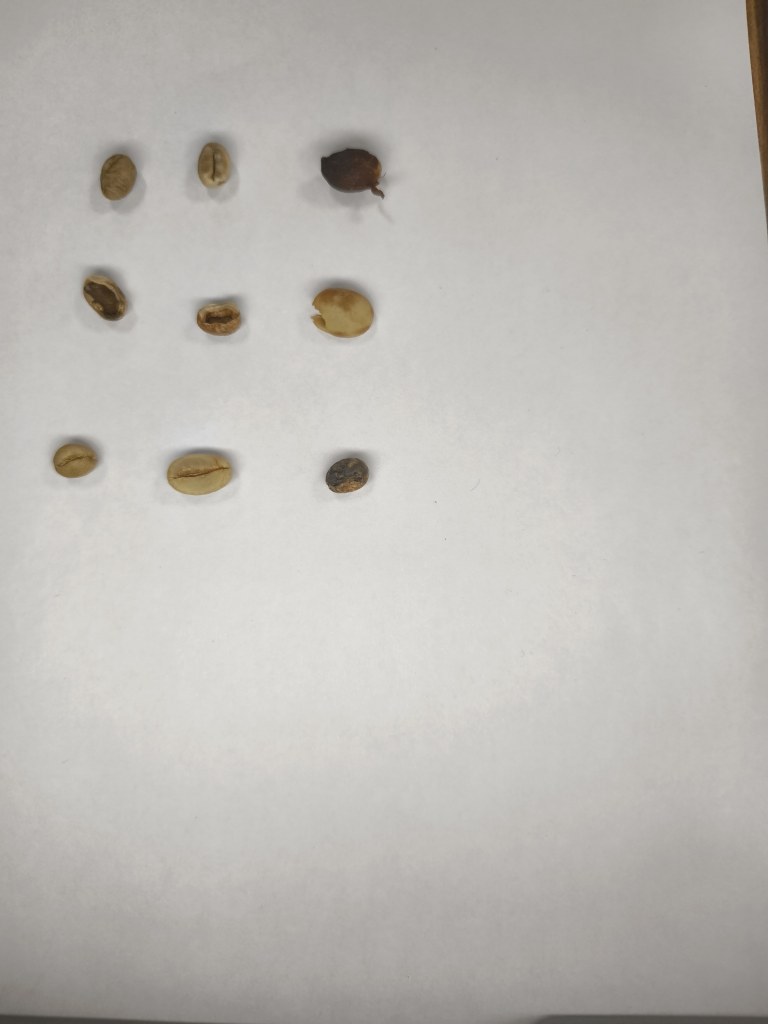
#> input picture track2/day-3/Task/Dataset_Day-3/Images/Mixed_grid1.jpg, 3072 x 4096 px (shown at 1/4 size); its folder holds 5 pictures in this run
$ python prepare_day3_dataset.py
#> lines starting #> are read from the running program, lines starting #| are printed output that depends on the picture; after the words box and inside, x2 and y2 are one past the last pixel; in counts of white or black regions, pixels touching at a corner belong together
#!/usr/bin/env python3
"""
prepare_day3_dataset.py — สร้างชุดข้อมูล Day 3 Multi-Class Instance Segmentation
สำหรับ Fine-Tune ต่อจาก weights/best.pt ของ Day 2 บน Google Colab

จุดเด่นทางวิศวกรรม (แก้ปัญหาจาก Zero-Shot Baseline 58.06% -> 95%+):
  1. แบ่ง Train/Val ตามภาพแบบ Stratified (ตามสไลด์ Day 3 หน้า 4: ห้ามแบ่งตามเม็ด):
     - Val Holdout (3 ภาพจริง, 23 เม็ด ครบทุก 7 คลาส): Mixed_grid1, Mixed_square2, Mixed_triangle1
       + กองคละคลาสจำลอง 12 ภาพที่สร้างจาก "23 เม็ดของ Val เท่านั้น" (Zero Leakage 100%)
     - Train (13 ภาพจริง, 101 เม็ด) + Day 1/2 Replay (21 ภาพ, 175 เม็ดที่บีบขอบให้คมเท่า Human Label)
  2. แก้ปัญหา Border False Positives (ขอบโต๊ะไม้บน/ล่างแบบ Mixed_triangle3):
     - ใส่ทั้งภาพ Active-Pile ROI (960x960) และภาพ Full-Frame (720x960) ที่มีขอบโต๊ะจริงในชุดเทรน
     - สกัดพื้นผิวโต๊ะไม้จริงจากแถบขอบบนของภาพ Day 3 มาทำพื้นหลังกองเมล็ดด้วย
  3. เสริม Hard Confusing-Pair Piles (good/immature/parchment, broken/shell/good, husk/black)
     และใช้ Inner-Only Alpha Blending (ไร้ขอบขาว Halo) เพื่อดัน Class Accuracy และ Mask IoU
  4. แพ็ก datasets_day3_colab.zip (รวม pretrained/day2_best.pt ไว้ข้างใน) พร้อมอัปโหลดขึ้น Colab ไฟล์เดียวจบ
"""

from __future__ import annotations

import argparse
import json
import math
import random
import shutil
import zipfile
from collections import Counter, defaultdict
from pathlib import Path
from typing import Any, Dict, List, Tuple

import cv2
import numpy as np
from PIL import Image, ImageOps

SCRIPT_DIR = Path(__file__).resolve().parent
TASK_DIR = SCRIPT_DIR.parent
DAY3_DIR = TASK_DIR.parent
TRACK2_DIR = DAY3_DIR.parent

DAY3_DS_DIR = TASK_DIR / "Dataset_Day-3"
DAY2_REAL_GT_DIR = TRACK2_DIR / "day-2" / "team_01_day2" / "task" / "datasets_seg" / "ground_truth_day2_format" / "real_21_full"
DAY2_BEST_PT = TRACK2_DIR / "day-2" / "team_01_day2" / "weights" / "best.pt"
DAY3_V1_BEST_PT = DAY3_DIR / "team_01_day3" / "weights" / "best.pt"

OUT_DS_DIR = SCRIPT_DIR / "datasets_seg_day3"
QUALITY_DIR = SCRIPT_DIR / "quality_inspection"
COLAB_ZIP_HOLDOUT = SCRIPT_DIR / "datasets_day3_colab.zip"
COLAB_ZIP_FULL = SCRIPT_DIR / "datasets_day3_final_colab.zip"
COLAB_ZIP_V2 = SCRIPT_DIR / "datasets_day3_v2_hardened_colab.zip"

CLASSES: List[str] = ["good", "shell", "black", "husk", "broken", "parchment", "immature"]
CLASS_TO_IDX: Dict[str, int] = {c: i for i, c in enumerate(CLASSES)}
CLASS_COLORS_BGR: Dict[str, Tuple[int, int, int]] = {
    "good": (235, 95, 45),
    "shell": (200, 210, 50),
    "black": (190, 180, 175),
    "husk": (50, 70, 230),
    "broken": (40, 195, 60),
    "parchment": (40, 210, 245),
    "immature": (220, 80, 210),
}

# Stratified 3-Image Holdout Val Set (1 Grid + 1 Square + 1 Triangle = 23 beans, >=2 per class for all 7 classes)
VAL_IMAGE_NAMES = {"Mixed_grid1.jpg", "Mixed_square2.jpg", "Mixed_triangle1.jpg"}


def load_exif_bgr(path: Path) -> np.ndarray:
    with Image.open(path) as im:
        im = ImageOps.exif_transpose(im)
        return cv2.cvtColor(np.array(im.convert("RGB"), dtype=np.uint8), cv2.COLOR_RGB2BGR)


def objects_to_yolo_seg_lines(objects: List[Dict[str, Any]], img_w: int, img_h: int) -> List[str]:
    lines: List[str] = []
    for obj in objects:
        cls_idx = CLASS_TO_IDX[obj["class"]]
        poly = obj["polygon"]
        step = max(1, len(poly) // 90)
        sampled = poly[::step]
        if len(sampled) < 3:
            sampled = poly
        coords = " ".join(
            f"{min(1.0, max(0.0, pt[0] / float(img_w))):.6f} {min(1.0, max(0.0, pt[1] / float(img_h))):.6f}"
            for pt in sampled
        )
        lines.append(f"{cls_idx} {coords}")
    return lines


def compute_active_roi_from_objects(
    objects: List[Dict[str, Any]],
    orig_w: int,
    orig_h: int,
    margin_ratio: float = 0.18,
) -> Tuple[int, int, int, int]:
    pts = [pt for o in objects for pt in o["polygon"]]
    xs = [p[0] for p in pts]
    ys = [p[1] for p in pts]
    x1, x2 = min(xs), max(xs)
    y1, y2 = min(ys), max(ys)
    span = max(x2 - x1, y2 - y1, 500)
    side = min(orig_w, orig_h, int(round(span * (1.0 + 2.0 * margin_ratio))))
    cx, cy = (x1 + x2) // 2, (y1 + y2) // 2
    rx1 = max(0, min(orig_w - side, cx - side // 2))
    ry1 = max(0, min(orig_h - side, cy - side // 2))
    return (rx1, ry1, rx1 + side, ry1 + side)


def extract_beans_from_image(
    img_bgr: np.ndarray,
    objects: List[Dict[str, Any]],
    erode_px: int = 0,
    source_tag: str = "d3",
) -> Tuple[np.ndarray, List[Dict[str, Any]]]:
    """สร้าง uint16 seg_mask และสกัดเมล็ดเดี่ยวเข้าคลัง (รองรับการบีบขอบ erode_px สำหรับ Day 1/2 Replay)"""
    h, w = img_bgr.shape[:2]
    seg_mask = np.zeros((h, w), dtype=np.uint16)
    extracted: List[Dict[str, Any]] = []

    kern = cv2.getStructuringElement(cv2.MORPH_ELLIPSE, (2 * erode_px + 1, 2 * erode_px + 1)) if erode_px > 0 else None

    for idx, obj in enumerate(objects, start=1):
        pts = np.array(obj["polygon"], dtype=np.int32).reshape((-1, 1, 2))
        bx, by, bw, bh = cv2.boundingRect(pts)
        pad = 6
        x1, y1 = max(0, bx - pad), max(0, by - pad)
        x2, y2 = min(w, bx + bw + pad), min(h, by + bh + pad)
        local_pts = pts.copy()
        local_pts[:, 0, 0] -= x1
        local_pts[:, 0, 1] -= y1

        local_mask = np.zeros((y2 - y1, x2 - x1), dtype=np.uint8)
        cv2.drawContours(local_mask, [local_pts], -1, 255, thickness=-1)
        if kern is not None:
            eroded = cv2.erode(local_mask, kern, iterations=1)
            if np.count_nonzero(eroded) > 0.65 * np.count_nonzero(local_mask):
                local_mask = eroded

        cnts, _ = cv2.findContours(local_mask, cv2.RETR_EXTERNAL, cv2.CHAIN_APPROX_NONE)
        if not cnts:
            continue
        best_cnt = max(cnts, key=cv2.contourArea)
        if cv2.contourArea(best_cnt) < 200:
            continue
        clean_local = np.zeros_like(local_mask)
        cv2.drawContours(clean_local, [best_cnt], -1, 255, thickness=-1)
        seg_mask[y1:y2, x1:x2][clean_local > 0] = idx

        # Tight crop around clean_local
        ys, xs = np.where(clean_local > 0)
        cx1, cx2 = max(0, int(xs.min()) - 2), min(clean_local.shape[1], int(xs.max()) + 3)
        cy1, cy2 = max(0, int(ys.min()) - 2), min(clean_local.shape[0], int(ys.max()) + 3)
        extracted.append(
            {
                "class": obj["class"],
                "bgr": img_bgr[y1 + cy1 : y1 + cy2, x1 + cx1 : x1 + cx2].copy(),
                "mask": clean_local[cy1:cy2, cx1:cx2].copy(),
                "source": source_tag,
            }
        )

    return seg_mask, extracted


def crop_and_resize_entry(
    img_bgr: np.ndarray,
    seg_mask_u16: np.ndarray,
    id_to_cls: Dict[int, str],
    crop_box: Tuple[int, int, int, int],
    target_wh: Tuple[int, int],
) -> Tuple[np.ndarray, np.ndarray, List[Dict[str, Any]]]:
    rx1, ry1, rx2, ry2 = crop_box
    tw, th = target_wh
    crop_img = cv2.resize(img_bgr[ry1:ry2, rx1:rx2], (tw, th), interpolation=cv2.INTER_AREA)
    crop_mask = cv2.resize(seg_mask_u16[ry1:ry2, rx1:rx2], (tw, th), interpolation=cv2.INTER_NEAREST)

    clean_mask = np.zeros((th, tw), dtype=np.uint16)
    objs: List[Dict[str, Any]] = []
    fid = 1
    for oid, cls_name in id_to_cls.items():
        sub = (crop_mask == oid).astype(np.uint8) * 255
        if int(np.count_nonzero(sub)) < 40:
            continue
        cnts, _ = cv2.findContours(sub, cv2.RETR_EXTERNAL, cv2.CHAIN_APPROX_NONE)
        if not cnts:
            continue
        best = max(cnts, key=cv2.contourArea)
        if cv2.contourArea(best) < 40 or len(best) < 3:
            continue
        single = np.zeros_like(sub)
        cv2.drawContours(single, [best], -1, 255, thickness=-1)
        clean_mask[single > 0] = fid
        objs.append(
            {
                "id": fid,
                "class": cls_name,
                "polygon": [[int(pt[0][0]), int(pt[0][1])] for pt in best],
            }
        )
        fid += 1

    return crop_img, clean_mask, objs


# [349 lines left out: functions make_real_wood_bg, make_synth_wood_bg, make_paper_bg, transform_bean_clean, apply_v2_domain_effect, make_empty_hard_negative and 1 more, not called in this run]


def render_preview_tile(img_bgr: np.ndarray, seg_mask: np.ndarray, objects: List[Dict[str, Any]], title: str, size: int = 400) -> np.ndarray:
    h, w = img_bgr.shape[:2]
    vis = img_bgr.copy()
    ov = vis.copy()
    for obj in objects:
        col = CLASS_COLORS_BGR.get(obj["class"], (0, 230, 0))
        pts = np.array(obj["polygon"], dtype=np.int32).reshape((-1, 1, 2))
        ov[seg_mask == obj["id"]] = col
        cv2.polylines(vis, [pts], True, (255, 255, 255), 2, cv2.LINE_AA)
    vis = cv2.addWeighted(ov, 0.40, vis, 0.60, 0.0)
    # Pad to square for uniform grid
    side = max(h, w)
    sq = np.full((side, side, 3), 24, dtype=np.uint8)
    sq[(side - h) // 2 : (side - h) // 2 + h, (side - w) // 2 : (side - w) // 2 + w] = vis
    tile = cv2.resize(sq, (size, size), interpolation=cv2.INTER_AREA)
    cv2.rectangle(tile, (0, 0), (size, 34), (20, 20, 24), -1)
    cv2.putText(tile, title, (8, 23), cv2.FONT_HERSHEY_SIMPLEX, 0.52, (0, 240, 255), 1, cv2.LINE_AA)
    return tile


def main() -> None:
    parser = argparse.ArgumentParser(description="Prepare Day 3 Multi-Class Segmentation Dataset")
    parser.add_argument(
        "--mode",
        choices=("full", "holdout", "v2_hardened"),
        default="v2_hardened",
        help="v2_hardened: Full 16 real images + WB/Noise/Hard-Neg/Immature hardening (warm-start from V1); full: V1 full; holdout: 13/3 val split",
    )
    args = parser.parse_args()
    v2_mode = args.mode == "v2_hardened"
    full_mode = args.mode in ("full", "v2_hardened")
    colab_zip_path = COLAB_ZIP_V2 if v2_mode else (COLAB_ZIP_FULL if full_mode else COLAB_ZIP_HOLDOUT)

    rng = random.Random(2026111909 if v2_mode else (2026111902 if full_mode else 20261119))
    val_rng = random.Random(2026111988 if v2_mode else 2026111999)

    if OUT_DS_DIR.exists():
        shutil.rmtree(OUT_DS_DIR)
    for sub in (
        OUT_DS_DIR / "images" / "train",
        OUT_DS_DIR / "images" / "val",
        OUT_DS_DIR / "labels" / "train",
        OUT_DS_DIR / "labels" / "val",
        OUT_DS_DIR / "val_gt_day3_format" / "seg_mask",
        OUT_DS_DIR / "pretrained",
        QUALITY_DIR,
    ):
        sub.mkdir(parents=True, exist_ok=True)

    # คัดลอก Pretrained Weights เข้าไปในแพ็กเพื่อให้ Colab Fine-Tune ต่อได้ทันที (อัปโหลดแค่ไฟล์ zip เดียว)
    if v2_mode and DAY3_V1_BEST_PT.exists():
        shutil.copy2(DAY3_V1_BEST_PT, OUT_DS_DIR / "pretrained" / "day3_v1_best.pt")
        print(f"[PRETRAINED] Bundled Day 3 V1 Final best.pt -> {OUT_DS_DIR / 'pretrained' / 'day3_v1_best.pt'}")
    if DAY2_BEST_PT.exists():
        shutil.copy2(DAY2_BEST_PT, OUT_DS_DIR / "pretrained" / "day2_best.pt")
        print(f"[PRETRAINED] Bundled Day 2 best.pt -> {OUT_DS_DIR / 'pretrained' / 'day2_best.pt'}")
    elif not (v2_mode and DAY3_V1_BEST_PT.exists()):
        print(f"[WARN] Pretrained weights not found at {DAY2_BEST_PT}")

    # 1. โหลดชุดข้อมูลจริง Day 3 (16 ภาพ, 124 เม็ด)
    day3_labels = json.loads((DAY3_DS_DIR / "labels.json").read_text(encoding="utf-8"))
#> (reads track2/day-3/Task/Dataset_Day-3/labels.json from the repository)
    d3_train_bank: Dict[str, List[Dict[str, Any]]] = defaultdict(list)
    d3_val_bank: Dict[str, List[Dict[str, Any]]] = defaultdict(list)
    d3_train_paper: List[np.ndarray] = []
    d3_val_paper: List[np.ndarray] = []
    real_wood_strip: np.ndarray | None = None

    val_gt_entries: List[Dict[str, Any]] = []
    train_count = 0
    val_count = 0
    train_cls_hist = Counter()
    val_cls_hist = Counter()
    preview_real_tiles: List[np.ndarray] = []

    print("=" * 78)
    mode_lbl = "FINAL FULL-DATA (ALL 16 REAL IMAGES -> TRAIN)" if full_mode else "Strict Image-Level Holdout (13 Train / 3 Val)"
    print(f"[1/4] Processing 16 Real Day-3 Multi-Class Images [{mode_lbl}]")
    print("=" * 78)
    for entry in sorted(day3_labels, key=lambda x: x["image_name"]):
        img_name = entry["image_name"]
        stem = Path(img_name).stem
        in_val_ref = img_name in VAL_IMAGE_NAMES
        is_val_only = (not full_mode) and in_val_ref
        split = "val" if is_val_only else "train"

        img_bgr = load_exif_bgr(DAY3_DS_DIR / "Images" / img_name)
#> in load_exif_bgr, im is the input picture: PIL image 3072x4096 RGB; mean R, G, B 188.5, 185.9, 181.3
        oh, ow = img_bgr.shape[:2]

        if img_name == "Mixed_triangle3.jpg":
            real_wood_strip = img_bgr[0:145, 80 : ow - 80].copy()

        paper_patch = img_bgr[int(oh * 0.72) : int(oh * 0.88), int(ow * 0.15) : int(ow * 0.85)].copy()
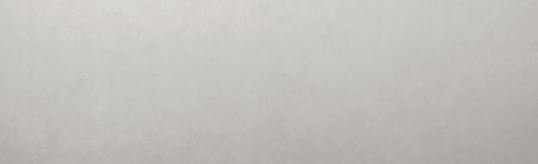
#> paper_patch: shape (655, 2151, 3) (shown at 1/4 size); mean B, G, R 188.1, 192.1, 194.3
        if is_val_only:
            d3_val_paper.append(paper_patch)
        else:
            d3_train_paper.append(paper_patch)
            if full_mode and in_val_ref:
                d3_val_paper.append(paper_patch)

        seg_full, extracted = extract_beans_from_image(img_bgr, entry["objects"], erode_px=0, source_tag=f"d3_{stem}")
#> the loop in extract_beans_from_image, `for idx, obj in enumerate(objects, start=1):` made 9 passes
#> (bx, by, bw, bh, x1, y1, x2, y2) on passes 1 to 8: (401, 617, 147, 185, 395, 611, 554, 808), (331, 1099, 180, 188, 325, 1093, 517, 1293), (213, 1775, 178, 138, 207, 1769, 397, 1919), (669, 1817, 260, 165, 663, 1811, 935, 1988), (1302, 1831, 173, 143, 1296, 1825, 1481, 1980), (1245, 1153, 249, 199, 1239, 1147, 1500, 1358), (1283, 595, 262, 205, 1277, 589, 1551, 806), (787, 1207, 178, 138, 781, 1201, 971, 1351)
#> after the loop in extract_beans_from_image, `for idx, obj in enumerate(objects, start=1):`:
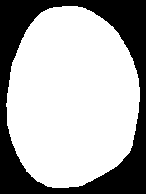
#> clean_local: shape (194, 146); 68.1% white; 1 black region, box (x1, y1, x2, y2) and area: (0, 0, 146, 194) 9039
#> after the loop in extract_beans_from_image, `for idx, obj in enumerate(objects, start=1):`:
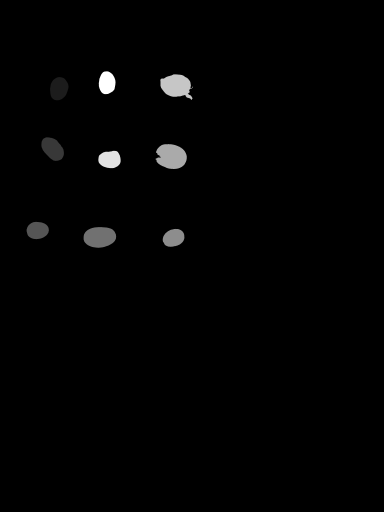
#> seg_mask: shape (4096, 3072) uint16 (shown at 1/8 size); min 0, max 9, mean 0.0936; drawn with min black and max white
#> after the loop in extract_beans_from_image, `for idx, obj in enumerate(objects, start=1):`: extracted = 9 items
#> extracted = 9 items
        id_to_cls = {i + 1: o["class"] for i, o in enumerate(entry["objects"])}

        for b in extracted:
            if is_val_only:
                d3_val_bank[b["class"]].append(b)
            else:
                d3_train_bank[b["class"]].append(b)
                if full_mode:
                    d3_val_bank[b["class"]].append(b)
#> this loop made 9 passes

        # (A) Active-Pile ROI Crop 960x960
        roi_box = compute_active_roi_from_objects(entry["objects"], ow, oh, margin_ratio=0.18)
        roi_img, roi_mask, roi_objs = crop_and_resize_entry(img_bgr, seg_full, id_to_cls, roi_box, (960, 960))
#> in crop_and_resize_entry, `crop_img = cv2.resize(img_bgr[ry1:ry2, rx1:rx2], (tw, th), interpolati..`:
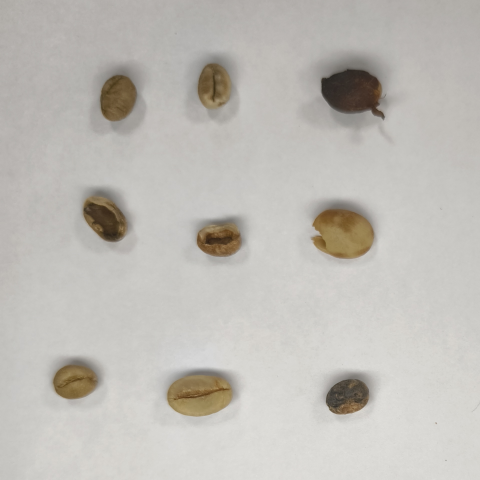
#> crop_img: shape (960, 960, 3) (shown at 1/2 size); mean B, G, R 182.6, 188.2, 191.1
#> after the loop in crop_and_resize_entry, `for oid, cls_name in id_to_cls.items():`:
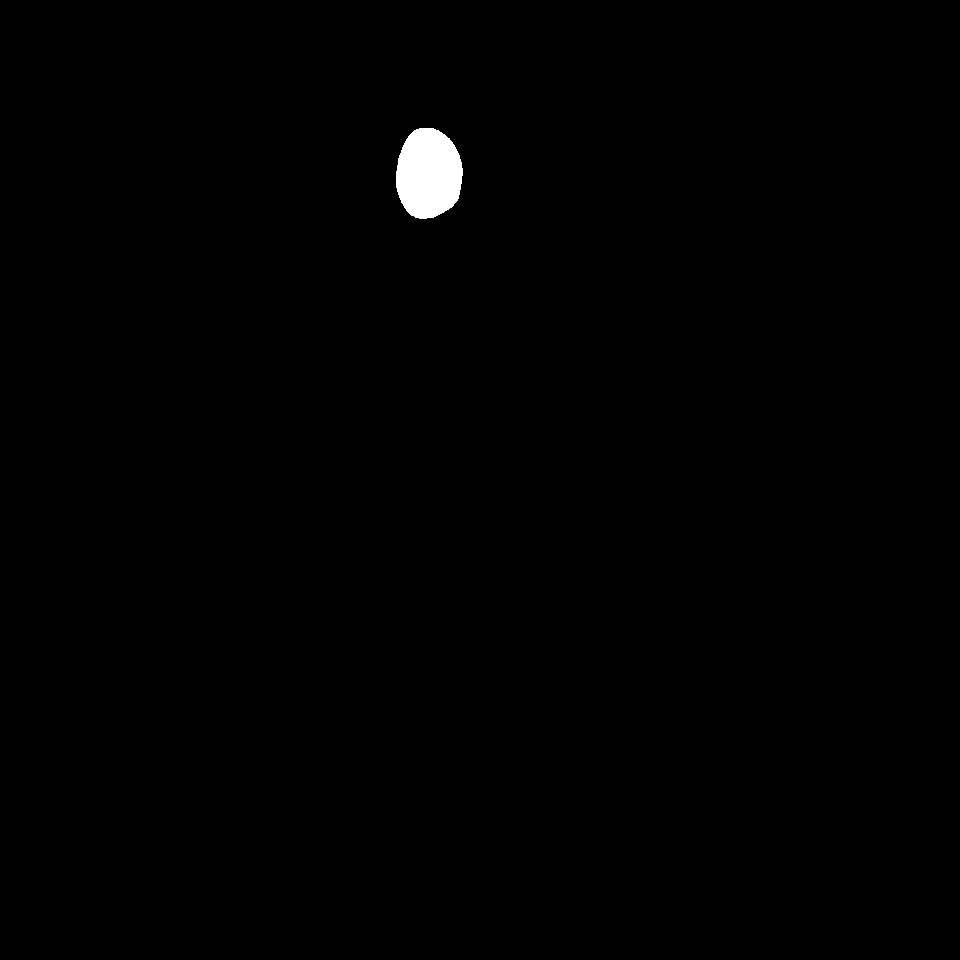
#> single: shape (960, 960); 0.52% white; 1 white region, box (x1, y1, x2, y2) and area: (396, 128, 463, 219) 4822
#> after the loop in crop_and_resize_entry, `for oid, cls_name in id_to_cls.items():`: fid = 10; objs = 9 items
#> roi_objs = 9 items
        roi_fname = f"d3_{split}_roi_{stem}.jpg"
        cv2.imwrite(str(OUT_DS_DIR / "images" / split / roi_fname), roi_img, [int(cv2.IMWRITE_JPEG_QUALITY), 88])
        (OUT_DS_DIR / "labels" / split / f"{Path(roi_fname).stem}.txt").write_text(
            "\n".join(objects_to_yolo_seg_lines(roi_objs, 960, 960)) + "\n", encoding="utf-8"
        )
#> the loop in objects_to_yolo_seg_lines, `for obj in objects:` made 9 passes
#> (cls_idx, step) on passes 1 to 8: (6, 2), (1, 2), (0, 2), (6, 3), (2, 2), (5, 3), (3, 4), (1, 2)

        # (B) Full-Frame 720x960 (รวมขอบโต๊ะไม้จริงด้านบน/ล่างเป็น Negative Background!)
        full_img, full_mask, full_objs = crop_and_resize_entry(img_bgr, seg_full, id_to_cls, (0, 0, ow, oh), (720, 960))
#> the loop in crop_and_resize_entry (call 2), `for oid, cls_name in id_to_cls.items():` made 9 passes
#> pass 3, in crop_and_resize_entry (call 2), `sub = (crop_mask == oid).astype(np.uint8) * 255`:
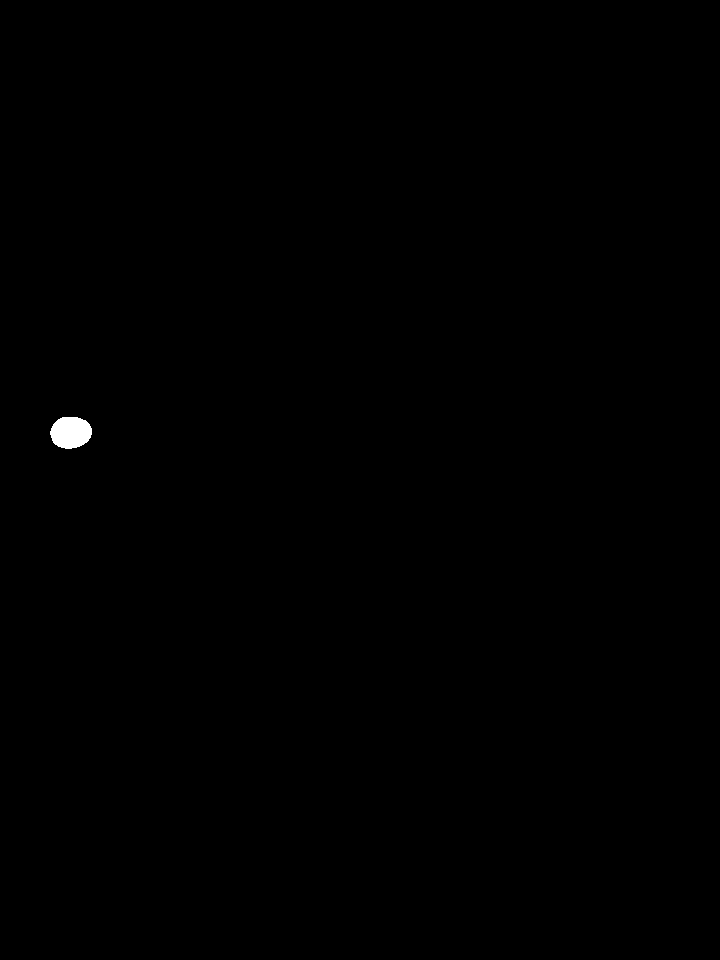
#> sub: shape (960, 720); 0.15% white; 1 white region, box (x1, y1, x2, y2) and area: (50, 417, 92, 449) 1064
#> after the loop in crop_and_resize_entry (call 2), `for oid, cls_name in id_to_cls.items():`: fid = 10
#> (the rest of the program and of its run is left out)
